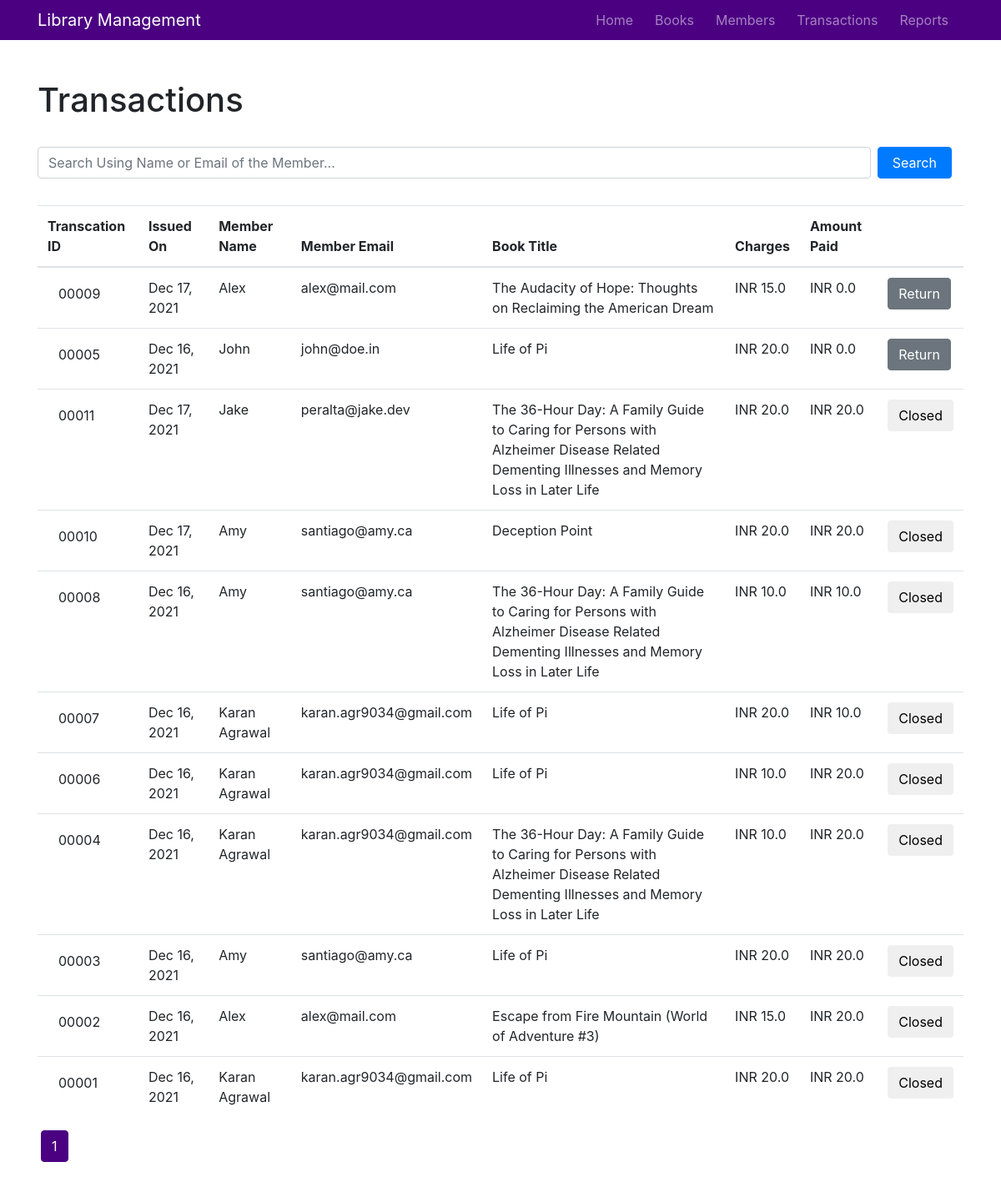
Page /transactions on the committed database.
### library_management/models.py (models this page shows, shortened)
class Transaction(db.Model):
    __tablename__='transaction'
    transaction_id = db.Column(db.Integer, primary_key=True)
    member_id = db.Column(db.Integer, db.ForeignKey('member.member_id'))
    book_id = db.Column(db.Integer, db.ForeignKey('book.book_id'))
    issued_on = db.Column(db.DateTime, nullable=False, default=datetime.utcnow)
    charges = db.Column(db.Integer, nullable=False, default=0)
    amount_paid = db.Column(db.Integer, nullable=False, default=0)
    closed = db.Column(db.Boolean, nullable=False, default=False)

class Member(db.Model):
    __tablename__ = 'member'
    member_id = db.Column(db.Integer, primary_key=True)
    name = db.Column(db.String(50), nullable=False)
    email = db.Column(db.String(150), nullable=False, unique=True)
    rented = db.Column(db.Integer, nullable=False, default=0)
    outstanding_dues = db.Column(db.Integer, nullable=False, default=0)
    total_paid = db.Column(db.Integer, nullable=False, default=0)
    transactions = db.relationship('Transaction', backref='member', lazy=True)

class Book(db.Model):
    __tablename__ = 'book'
    book_id = db.Column(db.Integer, primary_key=True)
    title = db.Column(db.String(150), nullable=False)
    authors = db.Column(db.String(100), nullable=False)
    rating = db.Column(db.String(4), nullable=False)
    isbn = db.Column(db.String(150), nullable=False)
    publisher = db.Column(db.String(150), nullable=False)
    quantity = db.Column(db.Integer, nullable=False)
    rented = db.Column(db.Integer, nullable=False, default=0)
    no_of_times_rented = db.Column(db.Integer, nullable=False, default=0)
    transactions = db.relationship('Transaction', backref='book', lazy=True)

### library_management/transactions/routes.py (the view)
@transactions.route('/transactions')
def all_transactions():
    page = request.args.get('page', 1, type=int)
    transactions = Transaction.query.order_by(Transaction.closed, Transaction.issued_on.desc()).paginate(page=page, per_page=20)
    return render_template("transactions.html", title="Transactions", transactions=transactions, data=transactions.items)

### library_management/templates/transactions.html
{% extends "layout.html" %}
{% block content %}
    <br>
    <h1>Transactions</h1>
    <br>
    <form class="form-inline" action="/transactions/search" method="GET">
        <input name="search" type="text" class="form-control mb-2 mr-sm-2 search" placeholder="Search Using Name or Email of the Member...">
        <button type="submit" class="btn btn-primary mb-2 search">Search</button>
    </form>
    <br>
    {% if data %}
        <table class="table table-hover">
            <thead>
                <tr>
                    <th>Transcation ID</th>
                    <th>Issued On</th>
                    <th>Member Name</th>
                    <th>Member Email</th>
                    <th>Book Title</th>
                    <th>Charges</th>
                    <th>Amount Paid</th>
                    <th></th>
                </tr>
            </thead>
            <tbody>
                {% for transaction in data %}
                    {% if not transaction.closed %}
                    <tr>
                        <td><span class="btn pull-right">{{"{:05d}".format(transaction.transaction_id)}}</span></td>
                        <td>{{"{}".format(transaction.issued_on.strftime("%b %d, %Y"))}}</td>
                        <td>{{transaction.member.name}}</td>
                        <td>{{transaction.member.email}}</td>
                        <td>{{transaction.book.title}}</td>
                        <td>{{"INR {:.1f}".format(transaction.charges)}}</td>
                        <td>{{"INR {:.1f}".format(transaction.amount_paid)}}</td>
                        <td>
                            <button class="btn btn-secondary" onclick="return window.location = '/transactions/close/{{transaction.transaction_id}}';">Return</button>
                        </td>
                    </tr>
                    {% else %}
                    <tr>
                        <td><span class="btn pull-right">{{"{:05d}".format(transaction.transaction_id)}}</span></td>
                        <td>{{"{}".format(transaction.issued_on.strftime("%b %d, %Y"))}}</td>
                        <td>{{transaction.member.name}}</td>
                        <td>{{transaction.member.email}}</td>
                        <td>{{transaction.book.title}}</td>
                        <td>{{"INR {:.1f}".format(transaction.charges)}}</td>
                        <td>{{"INR {:.1f}".format(transaction.amount_paid)}}</td>
                        <td>
                            <button class="btn btn-disabled">Closed</button>
                        </td>
                    </tr>
                    {% endif %}
                {% endfor %}
            </tbody>
        </table>
        {% if not title.startswith('Search') %}
            <div class="pagination">
                {% for page_num in transactions.iter_pages(left_edge=1, right_edge=1, left_current=2, right_current=3) %}
                    {% if page_num %}
                        {% if transactions.page==page_num %}
                            <a class="btn btn-danger mb-4" href="{{ url_for('transactions.all_transactions', page=page_num) }}">{{ page_num }}</a>
                        {% else %}
                            <a class="btn btn-outline-danger mb-4" href="{{ url_for('transactions.all_transactions', page=page_num) }}">{{ page_num }}</a>
                        {% endif %}
                    {% else %}
                        <p class="mt-3">...</p>
                    {% endif %}
                {% endfor %}
            </div>
        {% endif %}
    {% endif %}
{% endblock content %}

### library_management/static/main.css (style rules this page uses)
* { margin: 0; padding: 0; box-sizing: border-box; }
.pagination a { border-color: indigo; margin-right: 4px; margin-left: 4px; color: indigo; }
.pagination a.btn-danger { color: white; background-color: indigo; }
input.search { width: 90% !important; }
button.search { width: 8%; }

### rows in the picture
Transaction: transaction_id "00009", issued_on "Dec 17, 2021", charges "INR 15.0", amount_paid "INR 0.0"
Transaction: transaction_id "00005", issued_on "Dec 16, 2021", charges "INR 20.0", amount_paid "INR 0.0"
Transaction: transaction_id "00011", issued_on "Dec 17, 2021", charges "INR 20.0", amount_paid "INR 20.0"
Transaction: transaction_id "00010", issued_on "Dec 17, 2021", charges "INR 20.0", amount_paid "INR 20.0"
Transaction: transaction_id "00008", issued_on "Dec 16, 2021", charges "INR 10.0", amount_paid "INR 10.0"
Transaction: transaction_id "00007", issued_on "Dec 16, 2021", charges "INR 20.0", amount_paid "INR 10.0"
Transaction: transaction_id "00006", issued_on "Dec 16, 2021", charges "INR 10.0", amount_paid "INR 20.0"
Transaction: transaction_id "00004", issued_on "Dec 16, 2021", charges "INR 10.0", amount_paid "INR 20.0"
Transaction: transaction_id "00003", issued_on "Dec 16, 2021", charges "INR 20.0", amount_paid "INR 20.0"
Transaction: transaction_id "00002", issued_on "Dec 16, 2021", charges "INR 15.0", amount_paid "INR 20.0"
Transaction: transaction_id "00001", issued_on "Dec 16, 2021", charges "INR 20.0", amount_paid "INR 20.0"

### other values in the picture
{{ page_num }} "1"
